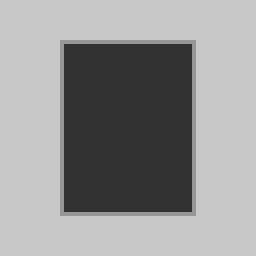
#> input picture cmpt-414/a2/testimages/block.tif, 64 x 64 px (shown 4 times larger)
$ python test.py   (Python 2 division)   (older library calls are emulated)
#> lines starting #> are read from the running program, lines starting #| are printed output that depends on the picture; after the words box and inside, x2 and y2 are one past the last pixel; in counts of white or black regions, pixels touching at a corner belong together
'''
Created on May 19, 2013
@author: vinnie
'''

import os
import numpy as np
import matplotlib.pyplot as plt
from collections import defaultdict
from scipy.misc import imread
from skimage.feature import canny
# from cv2 import Canny as canny
from scipy.ndimage.filters import sobel

# Good for the b/w test images used
MIN_CANNY_THRESHOLD = 50
MAX_CANNY_THRESHOLD = 150

def gradient_orientation(image):
    '''
    Calculate the gradient orientation for edge point in the image
    '''
    dx = sobel(image, axis=0, mode='constant')
    dy = sobel(image, axis=1, mode='constant')

    gradient = np.arctan2(dy,dx) * 180 / np.pi
    return gradient

def build_r_table(image, origin):
    '''
    Build the R-table from the given shape image and a reference point
    '''
    edges = canny(image, low_threshold=MIN_CANNY_THRESHOLD,
                  high_threshold=MAX_CANNY_THRESHOLD)
    # edges = canny(image, MIN_CANNY_THRESHOLD, MAX_CANNY_THRESHOLD, apertureSize=3)
    gradient = gradient_orientation(edges)

    r_table = defaultdict(list)
    for (i,j),value in np.ndenumerate(edges):
        if value:
            r_table[gradient[i,j]].append((origin[0]-i, origin[1]-j))

    # print(r_table)
    return r_table

def accumulate_gradients(r_table, grayImage):
    '''
    Perform a General Hough Transform with the given image and R-table
    '''
    edges = canny(grayImage, low_threshold=MIN_CANNY_THRESHOLD,
                  high_threshold=MAX_CANNY_THRESHOLD)
    # edges = canny(grayImage, MIN_CANNY_THRESHOLD, MAX_CANNY_THRESHOLD, apertureSize=3)
    gradient = gradient_orientation(edges)

    accumulator = np.zeros(grayImage.shape)
    for (i,j),value in np.ndenumerate(edges):
        if value:
            for r in r_table[gradient[i,j]]:
                accum_i, accum_j = i+r[0], j+r[1]
                if accum_i < accumulator.shape[0] and accum_j < accumulator.shape[1]:
                    accumulator[accum_i, accum_j] += 1

    return accumulator

def general_hough_closure(reference_image):
    '''
    Generator function to create a closure with the reference image and origin
    at the center of the reference image

    Returns a function f, which takes a query image and returns the accumulator
    '''
    referencePoint = (reference_image.shape[0]/2, reference_image.shape[1]/2)
    r_table = build_r_table(reference_image, referencePoint)
    print(reference_image)
    def f(query_image):
        print("f called")
        print(query_image)
        return accumulate_gradients(r_table, query_image)

    return f

def n_max(a, n):
    '''
    Return the N max elements and indices in a
    '''
    indices = a.ravel().argsort()[-n:]
    indices = (np.unravel_index(i, a.shape) for i in indices)
    return [(a[i], i) for i in indices]

def test_general_hough(gh, reference_image, query):
    '''
    Uses a GH closure to detect shapes in an image and create nice output
    '''
    query_image = imread(query, flatten=True)
    accumulator = gh(query_image)

    plt.clf()
    plt.gray()

    fig = plt.figure()
    fig.add_subplot(2,2,1)
    plt.title('Reference image')
    plt.imshow(reference_image)

    fig.add_subplot(2,2,2)
    plt.title('Query image')
    plt.imshow(query_image)

    fig.add_subplot(2,2,3)
    plt.title('Accumulator')
    plt.imshow(accumulator)

    fig.add_subplot(2,2,4)
    plt.title('Detection')
    plt.imshow(query_image)

    # top 5 results in red
    m = n_max(accumulator, 5)
    y_points = [pt[1][0] for pt in m]
    x_points = [pt[1][1] for pt in m]
    plt.scatter(x_points, y_points, marker='o', color='r')

    # top result in yellow
    i,j = np.unravel_index(accumulator.argmax(), accumulator.shape)
    plt.scatter([j], [i], marker='x', color='y')

    d,f = os.path.split(query)[0], os.path.splitext(os.path.split(query)[1])[0]
    # plt.savefig(os.path.join(d, f + '_output.png'))
    plt.show()
    return

def test():
    # testimages/block.tif
    reference_image = imread("testimages/block.tif", flatten=True)
#> reference_image: shape (64, 64) float32; min 50, max 200, mean 148.9
    # plt.imshow(reference_image)
    # plt.show()
    detect_s = general_hough_closure(reference_image)
#> in build_r_table, `edges = canny(image, low_threshold=MIN_CANNY_THRESHOLD, high_threshold..`:
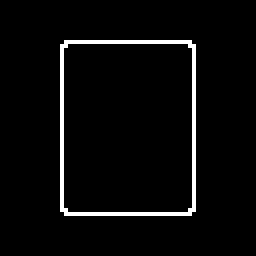
#> edges: shape (64, 64) bool (shown 4 times larger); 3.7% white in thin lines or dots, all inside (x1, y1, x2, y2) = (15, 10, 49, 54)
#> in gradient_orientation, `dx = sobel(image, axis=0, mode='constant')`:
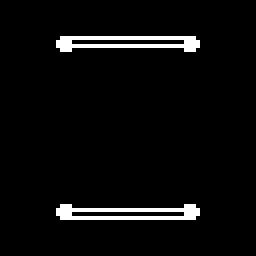
#> dx: shape (64, 64) bool (shown 4 times larger); 4.1% white in thin lines or dots, all inside (x1, y1, x2, y2) = (14, 9, 50, 55)
#> in gradient_orientation, `dy = sobel(image, axis=1, mode='constant')`:
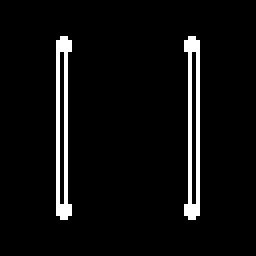
#> dy: shape (64, 64) bool (shown 4 times larger); 5.1% white in thin lines or dots, all inside (x1, y1, x2, y2) = (14, 9, 50, 55)
#> in general_hough_closure, `r_table = build_r_table(reference_image, referencePoint)`: r_table = 2 items
#> (printed output is left out)
    test_general_hough(detect_s, reference_image, "testimages/block.tif")
#> (printed output is left out)
#> after the loop in accumulate_gradients, `for (i,j),value in np.ndenumerate(edges):`:
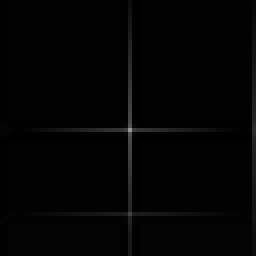
#> accumulator: shape (64, 64) float64 (shown 4 times larger); min 0, max 152, mean 3.5
#> in n_max, `indices = a.ravel().argsort()[-n:]`: indices = [1952, 2208, 2144, 2016, 2080]
#> in test_general_hough, `m = n_max(accumulator, 5)`: m = [(72, (30, 32)), (72, (34, 32)), (82, (33, 32)), (82, (31, 32)), (152, (32, 32))]
#> in test_general_hough, `y_points = [pt[1][0] for pt in m]`: y_points = [30, 34, 33, 31, 32]
#> in test_general_hough, `x_points = [pt[1][1] for pt in m]`: x_points = [32, 32, 32, 32, 32]
#> in test_general_hough, `i,j = np.unravel_index(accumulator.argmax(), accumulator.shape)`: i = 32
#> in test_general_hough, `plt.show()`:
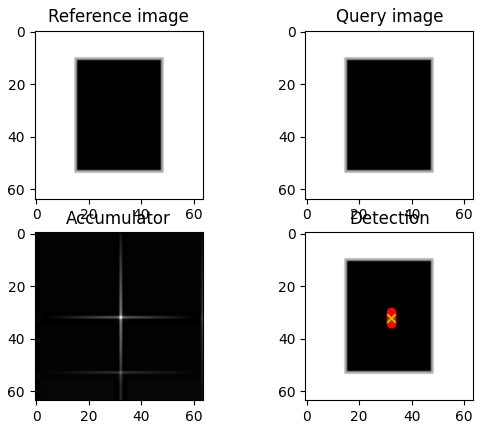
#> figure drawn by matplotlib, 4 panels

    # [4 lines of commented-out code are left out]

if __name__ == '__main__':
    test()
